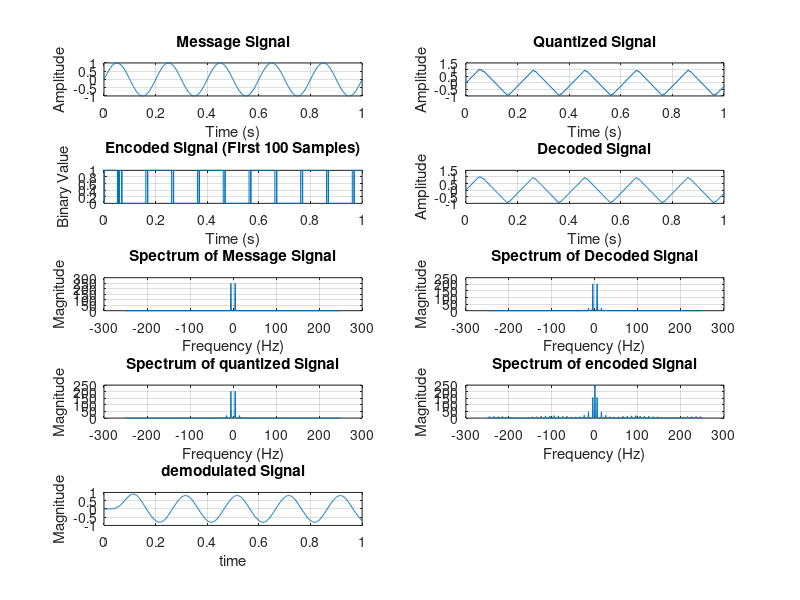
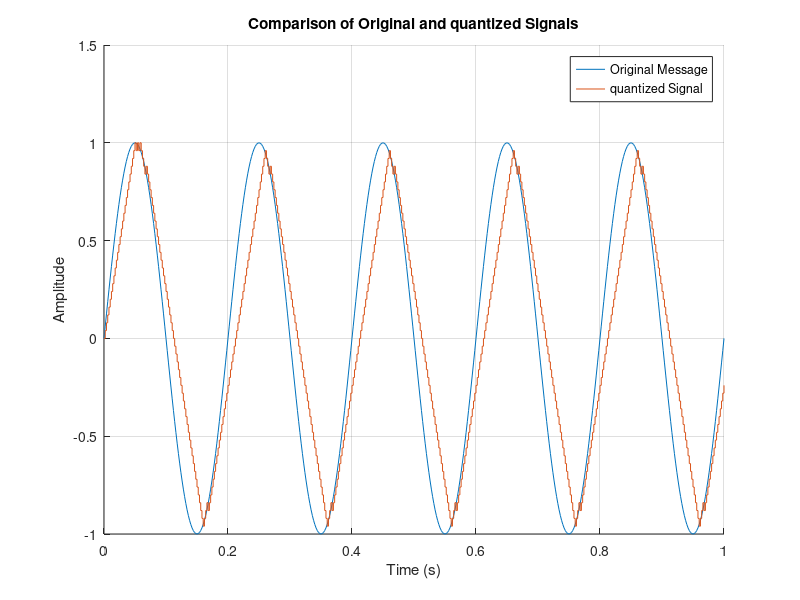

Write the MATLAB code that produced these figures, in order.
fs = 500;
t = 0:1/fs:1;
f = 5;
x = sin(2*pi*f*t);
delta = 0.04;
y = zeros(1, length(x));
%e = zeros(1, length(x));
 
for i = 2:length(x)
    e = x(i) - y(i-1);
    if e >= 0
        y(i) = y(i-1) + delta;
        encoded(i) = 1;
    else
        y(i) = y(i-1) - delta;
        encoded(i) = 0;
    end
end
decoded = zeros(1, length(x));
for i = 2:length(encoded)
    if encoded(i) == 1
        decoded(i) = decoded(i-1) + delta;
    else
        decoded(i) = decoded(i-1) - delta;
    end
end
fc = 10; 
[b, a] = butter(5, fc/(fs/2), 'low'); 
demodulated = filter(b, a, decoded);
figure;
subplot(5,2,1);
plot(t, x);
title('Message Signal');
xlabel('Time (s)');
ylabel('Amplitude');
grid on;
subplot(5,2,2);
stairs(t, y);
title('Quantized Signal');
xlabel('Time (s)');
ylabel('Amplitude');
grid on;
subplot(5,2,3);
stairs(t, encoded);
title('Encoded Signal (First 100 Samples)');
xlabel('Time (s)');
ylabel('Binary Value');
grid on;
subplot(5,2,4);
plot(t, decoded);
title('Decoded Signal');
xlabel('Time (s)');
ylabel('Amplitude');
grid on;
X_f = abs(fftshift(fft(x)));
Y_f = abs(fftshift(fft(y)));
D_f = abs(fftshift(fft(decoded)));
E_f = abs(fftshift(fft(encoded)));
f_axis = linspace(-fs/2, fs/2, length(X_f));
subplot(5,2,5);
plot(f_axis, X_f);
title('Spectrum of Message Signal');
xlabel('Frequency (Hz)');
ylabel('Magnitude');
grid on;
subplot(5,2,6);
plot(f_axis, D_f);
title('Spectrum of Decoded Signal');
xlabel('Frequency (Hz)');
ylabel('Magnitude');
grid on;
subplot(5,2,7);
plot(f_axis, Y_f);
title('Spectrum of quantized Signal');
xlabel('Frequency (Hz)');
ylabel('Magnitude');
grid on;
subplot(5,2,8);
plot(f_axis, E_f);
title('Spectrum of encoded Signal');
xlabel('Frequency (Hz)');
ylabel('Magnitude');
grid on;
subplot(5,2,9);
plot(t, demodulated);
title('demodulated Signal');
xlabel('time');
ylabel('Magnitude');
grid on;
figure;
subplot(1, 1, 1);
hold on;
plot(t, x, 'DisplayName', 'Original Message');
stairs(t, y, 'DisplayName', 'quantized Signal');
xlabel('Time (s)');
ylabel('Amplitude');
title('Comparison of Original and quantized Signals');
legend;
grid on;